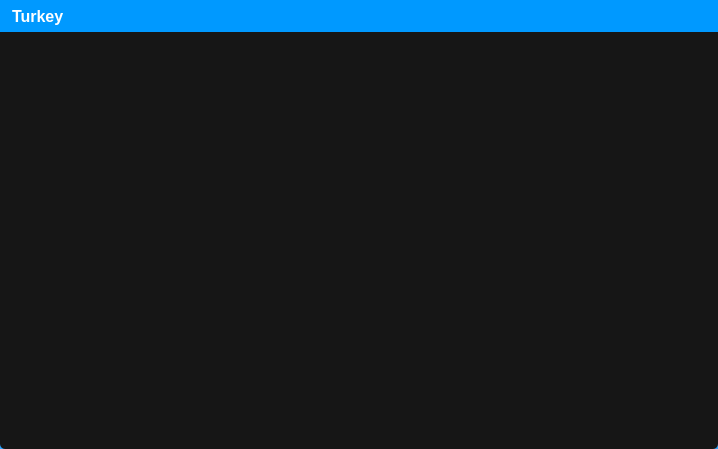
<?xml version="1.0" encoding="UTF-8"?>
<ui version="4.0">
 <class>DragAbleWidget</class>
 <widget class="QWidget" name="DragAbleWidget">
  <property name="geometry">
   <rect>
    <x>0</x>
    <y>0</y>
    <width>718</width>
    <height>449</height>
   </rect>
  </property>
  <property name="windowTitle">
   <string>Form</string>
  </property>
  <layout class="QVBoxLayout" name="verticalLayout">
   <property name="spacing">
    <number>0</number>
   </property>
   <property name="leftMargin">
    <number>0</number>
   </property>
   <property name="topMargin">
    <number>0</number>
   </property>
   <property name="rightMargin">
    <number>0</number>
   </property>
   <property name="bottomMargin">
    <number>0</number>
   </property>
   <item>
    <widget class="QWidget" name="widget_frame" native="true">
     <property name="styleSheet">
      <string notr="true">QWidget#widget_frame
{
	border:3px solid  rgb(46, 165, 255);
	background-color: rgba(255, 255, 255, 0);
	border-radius:0px;
}

QWidget#widget_back
{
border-radius:0px;
}

QWidget#widget_title
{
	border-top-right-radius:0px;
	border-top-left-radius:0px;
}

QWidget#widget_container
{
	border-bottom-right-radius:5px;
	border-bottom-left-radius:5px;
}

QStackedWidget
{
	border-bottom-right-radius:5px;
	border-bottom-left-radius:5px;
}

QWidget#page_courseList
{
	border-bottom-right-radius:5px;
	border-bottom-left-radius:5px;
}

	</string>
     </property>
     <layout class="QVBoxLayout" name="verticalLayout_6">
      <property name="spacing">
       <number>0</number>
      </property>
      <property name="leftMargin">
       <number>0</number>
      </property>
      <property name="topMargin">
       <number>0</number>
      </property>
      <property name="rightMargin">
       <number>0</number>
      </property>
      <property name="bottomMargin">
       <number>0</number>
      </property>
      <item>
       <widget class="QWidget" name="widget_back" native="true">
        <property name="styleSheet">
         <string notr="true"/>
        </property>
        <layout class="QVBoxLayout" name="verticalLayout_8">
         <property name="spacing">
          <number>0</number>
         </property>
         <property name="leftMargin">
          <number>0</number>
         </property>
         <property name="topMargin">
          <number>0</number>
         </property>
         <property name="rightMargin">
          <number>0</number>
         </property>
         <property name="bottomMargin">
          <number>0</number>
         </property>
         <item>
          <layout class="QVBoxLayout" name="verticalLayout_titleWidget_Back">
           <property name="spacing">
            <number>0</number>
           </property>
           <property name="topMargin">
            <number>0</number>
           </property>
           <item>
            <widget class="QWidget" name="widget_title" native="true">
             <property name="sizePolicy">
              <sizepolicy hsizetype="Preferred" vsizetype="Fixed">
               <horstretch>0</horstretch>
               <verstretch>0</verstretch>
              </sizepolicy>
             </property>
             <property name="minimumSize">
              <size>
               <width>0</width>
               <height>32</height>
              </size>
             </property>
             <property name="maximumSize">
              <size>
               <width>16777215</width>
               <height>32</height>
              </size>
             </property>
             <property name="styleSheet">
              <string notr="true">
QPushButton#btnMenu,QPushButton#btnMenu_Min,QPushButton#btnMenu_Max,QPushButton#btnMenu_Close{
	border-radius:0px;
	color: #F0F0F0;
	background-color:rgba(0,0,0,0);
	border-style:none;
}

QPushButton#btnMenu:hover,QPushButton#btnMenu_Min:hover,QPushButton#btnMenu_Max:hover{
	background-color: qlineargradient(spread:pad, x1:0, y1:1, x2:0, y2:0, stop:0 rgba(25, 134, 199, 0), stop:1 #636363);
}

QPushButton#btnMenu_Close:hover{
	background-color: qlineargradient(spread:pad, x1:0, y1:1, x2:0, y2:0, stop:0 rgba(238, 0, 0, 128), stop:1 rgba(238, 44, 44, 255));
}

QWidget#widget_title{
        background-color:rgb(0, 153, 255); 
}

QLabel#lab_Ico,QLabel#lab_Title{
	border-radius:0px;
	color: #F0F0F0;
	background-color:rgba(0,0,0,0);
	border-style:none;
}
</string>
             </property>
             <layout class="QHBoxLayout" name="horizontalLayout_40">
              <property name="spacing">
               <number>0</number>
              </property>
              <property name="leftMargin">
               <number>0</number>
              </property>
              <property name="topMargin">
               <number>0</number>
              </property>
              <property name="rightMargin">
               <number>0</number>
              </property>
              <property name="bottomMargin">
               <number>0</number>
              </property>
              <item>
               <layout class="QHBoxLayout" name="horizontalLayout_19">
                <property name="spacing">
                 <number>0</number>
                </property>
                <property name="leftMargin">
                 <number>12</number>
                </property>
                <property name="topMargin">
                 <number>0</number>
                </property>
                <property name="rightMargin">
                 <number>0</number>
                </property>
                <item>
                 <widget class="QLabel" name="label_titleName">
                  <property name="styleSheet">
                   <string notr="true">color: rgb(255, 255, 255);
font-size:16px;
font-weight:bold;
font-family:&quot;微软雅黑&quot;;</string>
                  </property>
                  <property name="text">
                   <string>Turkey</string>
                  </property>
                 </widget>
                </item>
                <item>
                 <spacer name="horizontalSpacer_26">
                  <property name="orientation">
                   <enum>Qt::Horizontal</enum>
                  </property>
                  <property name="sizeHint" stdset="0">
                   <size>
                    <width>40</width>
                    <height>20</height>
                   </size>
                  </property>
                 </spacer>
                </item>
                <item>
                 <widget class="QWidget" name="widget_titleBtn" native="true">
                  <property name="sizePolicy">
                   <sizepolicy hsizetype="Preferred" vsizetype="Expanding">
                    <horstretch>0</horstretch>
                    <verstretch>0</verstretch>
                   </sizepolicy>
                  </property>
                  <property name="maximumSize">
                   <size>
                    <width>16777215</width>
                    <height>46</height>
                   </size>
                  </property>
                  <layout class="QHBoxLayout" name="horizontalLayout_5">
                   <property name="spacing">
                    <number>2</number>
                   </property>
                   <property name="leftMargin">
                    <number>0</number>
                   </property>
                   <property name="topMargin">
                    <number>0</number>
                   </property>
                   <property name="rightMargin">
                    <number>0</number>
                   </property>
                   <property name="bottomMargin">
                    <number>0</number>
                   </property>
                   <item>
                    <widget class="QPushButton" name="btnMenu_Min">
                     <property name="sizePolicy">
                      <sizepolicy hsizetype="Minimum" vsizetype="Expanding">
                       <horstretch>0</horstretch>
                       <verstretch>0</verstretch>
                      </sizepolicy>
                     </property>
                     <property name="maximumSize">
                      <size>
                       <width>16777215</width>
                       <height>60</height>
                      </size>
                     </property>
                     <property name="cursor">
                      <cursorShape>ArrowCursor</cursorShape>
                     </property>
                     <property name="focusPolicy">
                      <enum>Qt::NoFocus</enum>
                     </property>
                     <property name="layoutDirection">
                      <enum>Qt::LeftToRight</enum>
                     </property>
                     <property name="styleSheet">
                      <string notr="true"/>
                     </property>
                     <property name="text">
                      <string/>
                     </property>
                     <property name="icon">
                      <iconset resource="../../resources/resources.qrc">
                       <normaloff>:/image/showminisizebtn.png</normaloff>:/image/showminisizebtn.png</iconset>
                     </property>
                     <property name="iconSize">
                      <size>
                       <width>22</width>
                       <height>22</height>
                      </size>
                     </property>
                     <property name="flat">
                      <bool>true</bool>
                     </property>
                    </widget>
                   </item>
                   <item>
                    <widget class="QPushButton" name="btnMenu_Max">
                     <property name="sizePolicy">
                      <sizepolicy hsizetype="Minimum" vsizetype="Expanding">
                       <horstretch>0</horstretch>
                       <verstretch>0</verstretch>
                      </sizepolicy>
                     </property>
                     <property name="maximumSize">
                      <size>
                       <width>16777215</width>
                       <height>60</height>
                      </size>
                     </property>
                     <property name="cursor">
                      <cursorShape>ArrowCursor</cursorShape>
                     </property>
                     <property name="focusPolicy">
                      <enum>Qt::NoFocus</enum>
                     </property>
                     <property name="layoutDirection">
                      <enum>Qt::LeftToRight</enum>
                     </property>
                     <property name="styleSheet">
                      <string notr="true"/>
                     </property>
                     <property name="text">
                      <string/>
                     </property>
                     <property name="icon">
                      <iconset resource="../../resources/resources.qrc">
                       <normaloff>:/image/showmaxsizebtn.png</normaloff>:/image/showmaxsizebtn.png</iconset>
                     </property>
                     <property name="iconSize">
                      <size>
                       <width>22</width>
                       <height>22</height>
                      </size>
                     </property>
                     <property name="flat">
                      <bool>true</bool>
                     </property>
                    </widget>
                   </item>
                  </layout>
                 </widget>
                </item>
                <item>
                 <widget class="QPushButton" name="btnMenu_Close">
                  <property name="sizePolicy">
                   <sizepolicy hsizetype="Minimum" vsizetype="Expanding">
                    <horstretch>0</horstretch>
                    <verstretch>0</verstretch>
                   </sizepolicy>
                  </property>
                  <property name="cursor">
                   <cursorShape>PointingHandCursor</cursorShape>
                  </property>
                  <property name="styleSheet">
                   <string notr="true"/>
                  </property>
                  <property name="text">
                   <string/>
                  </property>
                  <property name="icon">
                   <iconset resource="../../resources/resources.qrc">
                    <normaloff>:/image/close_normal.png</normaloff>:/image/close_normal.png</iconset>
                  </property>
                  <property name="iconSize">
                   <size>
                    <width>28</width>
                    <height>28</height>
                   </size>
                  </property>
                 </widget>
                </item>
               </layout>
              </item>
             </layout>
            </widget>
           </item>
          </layout>
         </item>
         <item>
          <widget class="QWidget" name="widget_container" native="true">
           <property name="sizePolicy">
            <sizepolicy hsizetype="Preferred" vsizetype="Expanding">
             <horstretch>0</horstretch>
             <verstretch>0</verstretch>
            </sizepolicy>
           </property>
           <property name="styleSheet">
            <string notr="true">QWidget#widget_container
{
	background-color: rgb(22, 22, 22);
}
</string>
           </property>
          </widget>
         </item>
        </layout>
       </widget>
      </item>
     </layout>
    </widget>
   </item>
  </layout>
 </widget>
 <resources>
  <include location="../../resources/resources.qrc"/>
 </resources>
 <connections/>
</ui>
